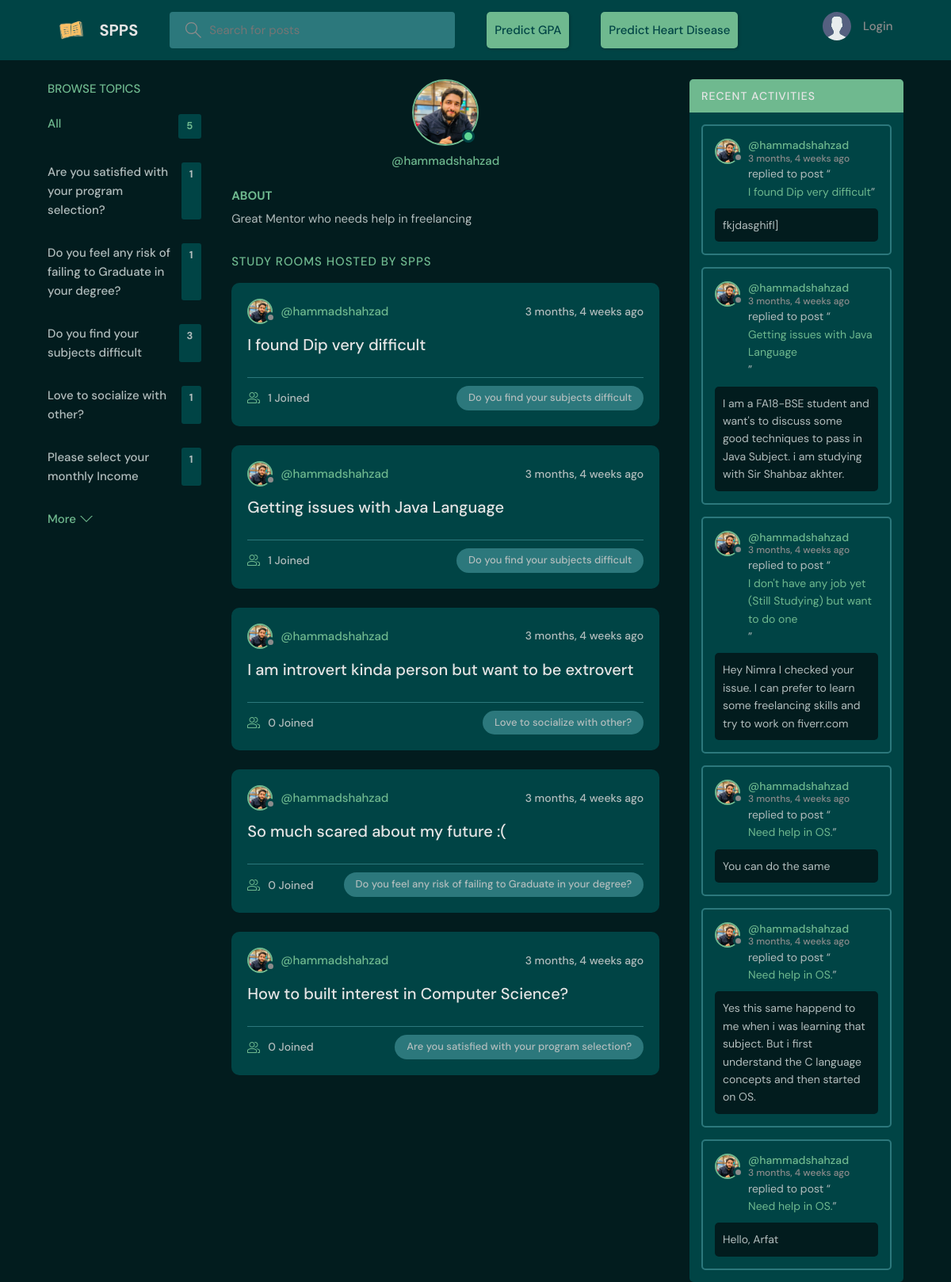
The page /profile/11/ on the database its author committed.
### base/models.py (models this page shows, shortened)
class Topic(models.Model):
    name = models.CharField(max_length=200)

class User(AbstractUser):
    name = models.CharField(max_length=200, null=True)
    email = models.EmailField(max_length=200, unique=True)
    bio = models.TextField(max_length=255, null=True)
    avatar = models.ImageField(null = True, default='avatar.svg')
    USERNAME_FIELD = 'email'
    REQUIRED_FIELDS = []

class Room(models.Model):
    host = models.ForeignKey(User, related_name='rooms', on_delete=models.SET_NULL, null=True)
    topic = models.ForeignKey(Topic, related_name='rooms', on_delete=models.SET_NULL, null=True)
    name = models.CharField(max_length=200)
    description = models.TextField(blank=True , null=True)
    participants = models.ManyToManyField(User, related_name="participants")
    updatedAt = models.DateTimeField(auto_now=True)
    createdAt = models.DateTimeField(auto_now_add=True)
    class Meta:
        ordering =['-updatedAt', '-createdAt']
    def __str__(self):
        return self.name

class Message(models.Model):
    user = models.ForeignKey(User, related_name='messages', on_delete=models.CASCADE)
    room = models.ForeignKey('Room', related_name='messages', on_delete=models.CASCADE)
    body = models.TextField()
    updatedAt = models.DateTimeField(auto_now=True)
    createdAt = models.DateTimeField(auto_now_add=True)
    class Meta:
        ordering =['-updatedAt', '-createdAt']

### base/views.py (the view)
# urls.py: path('profile/<str:id>/', views.profile , name='profile'),
def profile(request, id):
    topics = Topic.objects.all()
    user = User.objects.get(id=id)
    rooms = user.rooms.all()
    room_messages = user.messages.all()
    context = {'user':user, 'room_messages':room_messages, 'rooms':rooms, 'topics':topics}
    return render(request, 'base/profile.html', context)

### base/templates/base/profile.html (shortened to what this page needs)
{% extends 'base.html' %}
{% block content %}
<main class="profile-page layout layout--3">
  <div class="container">
    {% include 'base/component/browse_topic.html' %}
    <div class="roomList">
      <div class="profile">
        <div class="profile__avatar">
          <div class="avatar avatar--large active">
            <img src="{{user.avatar.url}}" alt='no image'/>
          </div>
        </div>
        <div class="profile__info">
          <p>@{{user.username}}</p>
        </div>
        <div class="profile__about">
          <h3>About</h3>
          <p>
            {{user.bio}}
          </p>
        </div>
      </div>
      <div class="roomList__header">
        <div>
          <h2>Study Rooms Hosted by Spps</a>
          </h2>
        </div>
      </div>
      {% include 'base/component/feed_component.html' %}
    </div>
    {% include 'base/component/recent_activity.html' %}
  </div>
</main>
{% endblock content %}

### templates/base.html (shortened to what this page needs)
<!DOCTYPE html>
{% load static %}
<html lang="en">
  <head>
    <link rel="stylesheet" href="{% static 'styles/style.css' %}" />
  </head>
  <body>
    {% include 'includes/navbar.html' %}  {% block content %} {% endblock %}
  </body>
</html>

### templates/includes/navbar.html (shortened to what this page needs)
{% load static %}
<header class="header header--loggedIn">
  <div class="container">
    <a href="{% url 'home' %}" class="header__logo">
      <img src="{% static 'images/logo_final0.1.png' %}" />
      <h1>SPPS</h1>
    </a>
    <form class="header__search" method="GET" action="{% url 'home' %}">
      <label>
        <input name="q" placeholder="Search for posts" />
      </label>
    </form>
    <a class="btn btn--main" href="{% url 'predict-gpa' %}">
      Predict GPA
    </a>
    <a class="btn btn--main" href="{% url 'predict-category' %}">
      Predict Heart Disease
    </a>
    <nav class="header__menu">
      {% if request.user.is_authenticated %}
      <div class="header__user">
        {% comment %} {% url 'update-user' %} {% endcomment %}
        <a href="{% url 'update-user' %}">
          <div class="avatar avatar--medium active">
            <img src="{{request.user.avatar.url}}" />
          </div>
          <p>
            {{request.user.username}} <span>@{{request.user.username}}</span>
          </p>
        </a>
        <button class="dropdown-button">
          <svg
            version="1.1"
            xmlns="http://www.w3.org/2000/svg"
            width="32"
            height="32"
            viewBox="0 0 32 32"
          >
            <title>chevron-down</title>
            <path d="M16 21l-13-13h-3l16 16 16-16h-3l-13 13z"></path>
          </svg>
        </button>
      </div>
      {% else %}
      <a href="{% url 'login' %}">
        <img src="{% static 'images/avatar.svg' %}" />
        <p>Login</p>
      </a>
      {% endif %}
    </nav>
  </div>
</header>

### base/templates/base/component/browse_topic.html (shortened to what this page needs)
<div class="topics">
  <div class="topics__header">
    <h2>Browse Topics</h2>
  </div>
  <ul class="topics__list">
    <li>
      <a href="{% url 'home' %}" class="active"
        >All <span>{{topics.count}}</span></a
      >
    </li>
    {% for topic in topics %}
    <li>
      <a href="{% url 'home' %}?q={{topic.name}}"
        >{{topic.name}}<span>{{topic.rooms.all.count}}</span></a
      >
    </li>
    {% endfor %}
  </ul>
  <a class="btn btn--link" href="">
    More
    <svg
      version="1.1"
      xmlns="http://www.w3.org/2000/svg"
      width="32"
      height="32"
      viewBox="0 0 32 32"
    >
      <title>chevron-down</title>
      <path d="M16 21l-13-13h-3l16 16 16-16h-3l-13 13z"></path>
    </svg>
  </a>
</div>

### base/templates/base/component/feed_component.html (shortened to what this page needs)
{% for room in rooms %}
<div class="roomListRoom">
  <div class="roomListRoom__header">
    <a href="{% url 'profile' room.host.id %}" class="roomListRoom__author">
      <div class="avatar avatar--small">
        <img src="{{room.host.avatar.url}}" />
      </div>
      <span>@{{room.host.username}}</span>
    </a>
    <div class="roomListRoom__actions">
      <span>{{room.createdAt|timesince}} ago</span>
    </div>
  </div>
  <div class="roomListRoom__content">
    <a href="{% url 'room' room.id %}">{{room.name}}</a>
  </div>
  <div class="roomListRoom__meta">
    <a href="{% url 'room' room.id %}" class="roomListRoom__joined">
      {{room.participants.all.count}} Joined
    </a>
    <p class="roomListRoom__topic">{{room.topic.name}}</p>
  </div>
</div>
{% endfor %}

### base/templates/base/component/recent_activity.html (shortened to what this page needs)
<div class="activities">
  <div class="activities__header">
    <h2>Recent Activities</h2>
  </div>
  {% for message in room_messages %}
  <div class="activities__box">
    <div class="activities__boxHeader roomListRoom__header">
      <a
        href="{% url 'profile' message.user.id %}"
        class="roomListRoom__author"
      >
        <div class="avatar avatar--small">
          <img src="{{message.user.avatar.url}}" alt="no image" />
        </div>
        <p>
          @{{message.user.username}}
          <span>{{message.createdAt|timesince}} ago</span>
        </p>
      </a>
    </div>
    <div class="activities__boxContent">
      <p>
        replied to post “<a href="{% url 'room' message.room.id %}"
          >{{message.room}}</a
        >”
      </p>
      <div class="activities__boxRoomContent">{{message.body}}</div>
    </div>
  </div>
  {% endfor %}
</div>

### rows shown on the page
Topic: name "Are you satisfied with your program selection?", rooms.all.count "1"
Topic: name "Do you feel any risk of failing to Graduate in your degree?", rooms.all.count "1"
Topic: name "Do you find your subjects difficult", rooms.all.count "3"
Topic: name "Love to socialize with other?", rooms.all.count "1"
Topic: name "Please select your monthly Income", rooms.all.count "1"
User: avatar (picture), username "hammadshahzad", bio "Great Mentor who needs help in freelancing"
Room: host.avatar (picture), host.username "hammadshahzad", createdAt "3 months, 4 weeks", name "I found Dip very difficult", participants.all.count "1", topic.name "Do you find your subjects difficult"
Room: host.avatar (picture), host.username "hammadshahzad", createdAt "3 months, 4 weeks", name "Getting issues with Java Language", participants.all.count "1", topic.name "Do you find your subjects difficult"
Room: host.avatar (picture), host.username "hammadshahzad", createdAt "3 months, 4 weeks", name "I am introvert kinda person but want to be extrovert", participants.all.count "0", topic.name "Love to socialize with other?"
Room: host.avatar (picture), host.username "hammadshahzad", createdAt "3 months, 4 weeks", name "So much scared about my future :(", participants.all.count "0", topic.name "Do you feel any risk of failing to Graduate in your degree?"
Room: host.avatar (picture), host.username "hammadshahzad", createdAt "3 months, 4 weeks", name "How to built interest in Computer Science?", participants.all.count "0", topic.name "Are you satisfied with your program selection?"
Message: user.avatar (picture), user.username "hammadshahzad", createdAt "3 months, 4 weeks", room "I found Dip very difficult", body "fkjdasghifl]"
Message: user.avatar (picture), user.username "hammadshahzad", createdAt "3 months, 4 weeks", room "Getting issues with Java Language", body "I am a FA18-BSE student and want's to discuss some good techniques to pass in Java Subject. i am studying with Sir Shahbaz akhter."
Message: user.avatar (picture), user.username "hammadshahzad", createdAt "3 months, 4 weeks", room "I don't have any job yet (Still Studying) but want to do one", body "Hey Nimra I checked your issue. I can prefer to learn some freelancing skills and try to work on fiverr.com"
Message: user.avatar (picture), user.username "hammadshahzad", createdAt "3 months, 4 weeks", room "Need help in OS.", body "You can do the same"
Message: user.avatar (picture), user.username "hammadshahzad", createdAt "3 months, 4 weeks", room "Need help in OS.", body "Yes this same happend to me when i was learning that subject. But i first understand the C language concepts and then started on OS."
Message: user.avatar (picture), user.username "hammadshahzad", createdAt "3 months, 4 weeks", room "Need help in OS.", body "Hello, Arfat"

### other values the page prints
{{ topics.count }} "5"
